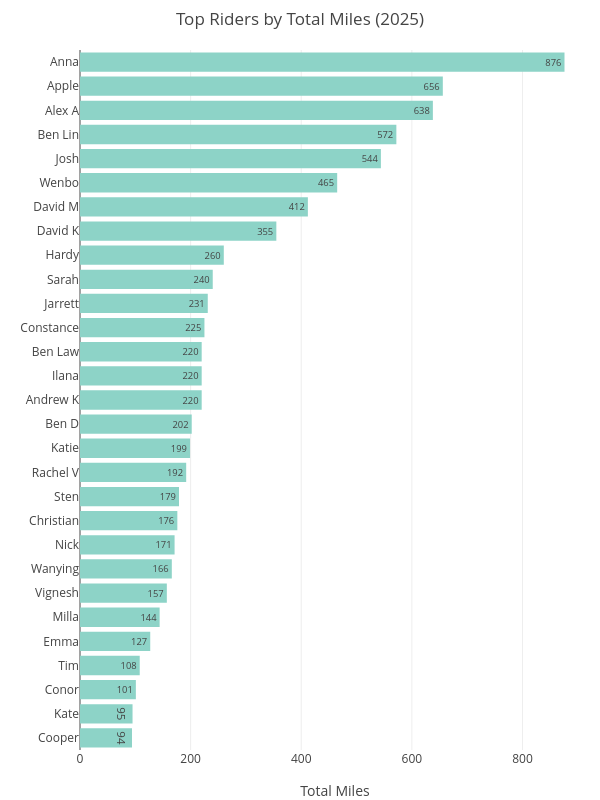

Notebook code for this chart:
### Code cell
fig_mileage_leaderboard = px.bar(
    mileage_leaderboard,
    x='total_miles',
    y='rider',
    orientation='h',
    text='total_miles',
    title='Top Riders by Total Miles (2025)',
    labels={
        'total_miles': 'Total Miles',
        'name': 'Rider'
    }
)

fig_mileage_leaderboard.update_traces(
    texttemplate='%{text:.0f}',
    textposition='inside'
)

fig_mileage_leaderboard.update_layout(
    yaxis=dict(
        title=None,
        categoryorder='total ascending'
    ),
    title_x=0.5,
    width=600,
    height=800,
)

fig_mileage_leaderboard.show()
fig_mileage_leaderboard.write_image(f"{year}/top_mileage_{year}.png", format="png")

### Figure 1 — Plotly figure (JSON) as saved in the notebook; plotly's stock layout.template omitted (floating-point values rounded to 4 significant figures)
{"data": [{"alignmentgroup": "True", "hovertemplate": "Total Miles=%{text}<br>rider=%{y}<extra></extra>", "legendgroup": "", "marker": {"color": "rgb(141,211,199)", "pattern": {"shape": ""}}, "name": "", "offsetgroup": "", "orientation": "h", "showlegend": false, "text": [876, 656, 638, 572, 544, 465, 412, 355, 260, 240, 231, 225, 220, 220, 220, 202, 199, 192, 179, 176, 171, 166, 157, 144, 127, 108, 101, 95, 94], "textposition": "inside", "texttemplate": "%{text:.0f}", "type": "bar", "x": [876, 656, 638, 572, 544, 465, 412, 355, 260, 240, 231, 225, 220, 220, 220, 202, 199, 192, 179, 176, 171, 166, 157, 144, 127, 108, 101, 95, 94], "xaxis": "x", "y": ["Anna", "Apple", "Alex A", "Ben Lin", "Josh", "Wenbo", "David M", "David K", "Hardy", "Sarah", "Jarrett", "Constance", "Andrew K", "Ilana", "Ben Law", "Ben D", "Katie", "Rachel V", "Sten", "Christian", "Nick", "Wanying", "Vignesh", "Milla", "Emma", "Tim", "Conor", "Kate", "Cooper"], "yaxis": "y"}], "layout": {"barmode": "relative", "height": 800, "legend": {"tracegroupgap": 0}, "title": {"text": "Top Riders by Total Miles (2025)", "x": 0.5}, "width": 600, "xaxis": {"anchor": "y", "domain": [0, 1], "title": {"text": "Total Miles"}}, "yaxis": {"anchor": "x", "categoryorder": "total ascending", "domain": [0, 1], "title": {}}}}
